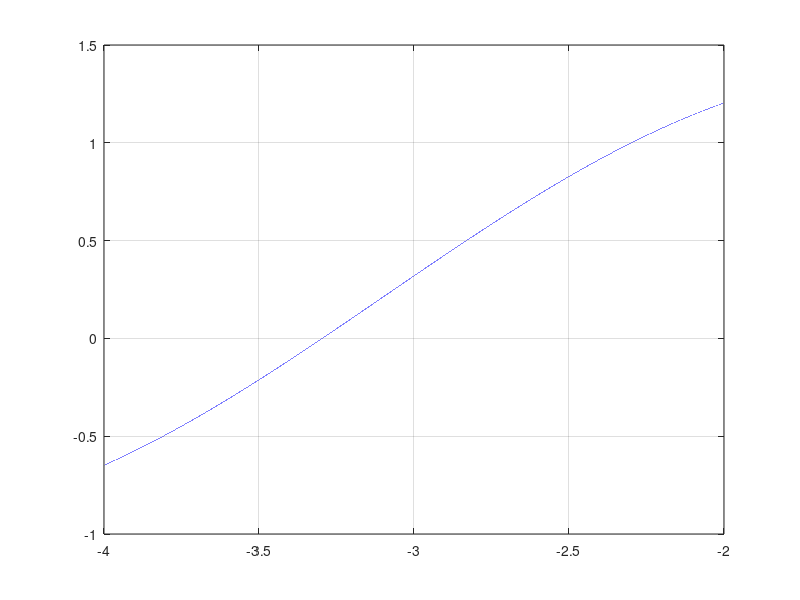

Write MATLAB code to recreate this figure.
clc
clear all;
f=inline('0.8.*exp(x./2)-sin(x)');
a=-4;
b=-2;
tol=0.00001;
x0=-4;

x=a:tol:b;
y=f(x);
 
plot(x,y)
grid on

x1=f(x0)
e=abs(x1-x0)

x2=f(x1)
e=x2-x1

x3=f(x2)
e=x3-x2

x4=f(x3)
e=x4-x3

x5=f(x4)
e=x5-x4

x6=f(x5)
e=x6-x5

x7=f(x6)
e=x7-x6
